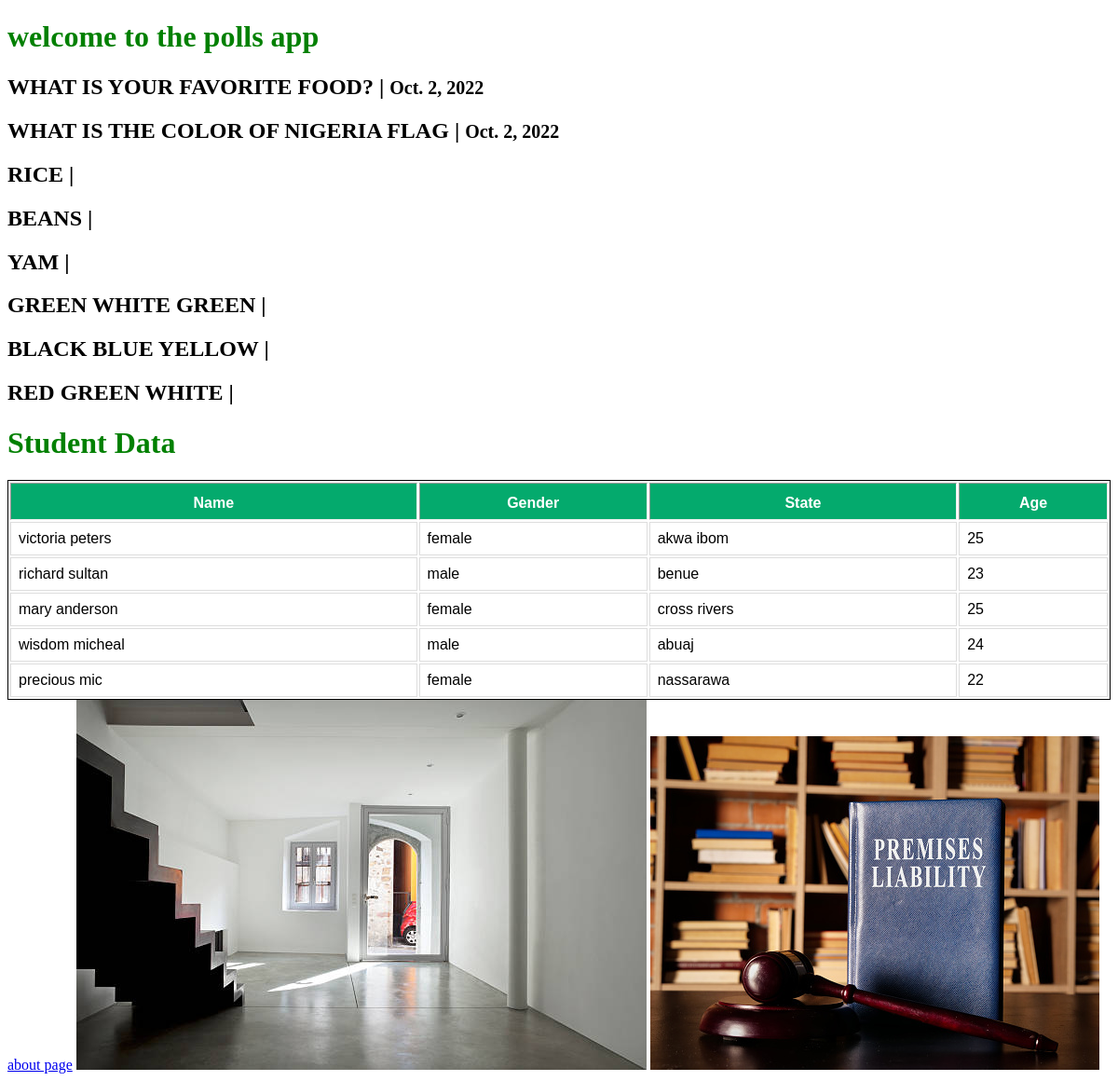
The page / on the database its author committed.
### polls/models.py (models this page shows, shortened)
class Question(models.Model):
    question_text = models.CharField(max_length=200, unique=True)
    pub_date = models.DateTimeField('date published')

class Choice(models.Model):
    question = models.ForeignKey(Question, on_delete=models.CASCADE)
    choice_text = models.CharField(max_length=200)
    votes = models.IntegerField(default=0)

class Student(models.Model):
    Name = models.CharField(max_length=200,)
    Gender = models.CharField(max_length=200)
    State = models.CharField(max_length=200)
    Age_field = models.IntegerField(default=0)

### polls/views.py (the view)
# urls.py: path("", index, name='home'),
def index(request):
    questions = Question.objects.all()
    choices = Choice.objects.all()
    data = Student.objects.all()
    context = {
        'questions': questions,
        'choices': choices,
        'data': data,
    }
    return render(request, "index.html", context)

### templates/index.html (shortened to what this page needs)
<!DOCTYPE html>
{% load static %}
<html lang="en">
<head>
    <link rel="stylesheet" href="{% static 'css/style.css' %}">
</head>
<body>
<h1>welcome to the polls app</h1>
{% if questions %}
    {% for question in questions %}
    <h2>{{ question.question_text.upper }} | <small>{{ question.pub_date.date }}</small></h2>
    {% endfor %}
{% else %}
<p>no polls available.</p>
{% endif %}
{% if choices %}
    {% for choice in choices %}
    <h2>{{ choice.choice_text.upper }} | <small>{{ choice.pub_date.date }}</small></h2>
    {% endfor %}
{% else %}
<p>no polls available.</p>
{% endif %}
<h1>Student Data</h1>
<div class="list">
    {% if data%}
     <table border="1" cellpadding="8px"  >
        <thead>
            <th>Name</th>
            <th>Gender</th>
            <th>State</th>
            <th>Age</th>
        </thead>
         {% for data in data %}
        <tr>
            <td>{{data.Name}}</td>
            <td>{{data.Gender}}</td>
            <td>{{data.State}}</td>
            <td>{{data.Age_field}}</td>
        </tr>
        {% endfor %}
    {% else %}
    <p>cannot display table</p>
    {% endif %}
    </table>
</div>
<a href="{% url 'polls:about' %} ">about page</a>
<img src="{% static 'images/house.jpg' %}" alt="">
<img src="{% static 'images/library.jpg' %}" >
</body>
</html>

### static/css/style.css (style rules this page uses)
h1 { color:green; }
.list table { border: 1px solid; font-family: arial, Helvetica, sans-sarif; width: 100%; }
.list td { border: 1px solid #ddd; padding: 8px; }
.list th { padding-top: 12px; padding-bottom: 12px text-align: left; background-color: #04AA6D; color: white; }

### rows shown on the page
Question: question_text "WHAT IS YOUR FAVORITE FOOD?", pub_date "Oct. 2, 2022"
Question: question_text "WHAT IS THE COLOR OF NIGERIA FLAG", pub_date "Oct. 2, 2022"
Choice: choice_text "RICE"
Choice: choice_text "BEANS"
Choice: choice_text "YAM"
Choice: choice_text "GREEN WHITE GREEN"
Choice: choice_text "BLACK BLUE YELLOW"
Choice: choice_text "RED GREEN WHITE"
Student: Name "victoria peters", Gender "female", State "akwa ibom", Age_field "25"
Student: Name "richard sultan", Gender "male", State "benue", Age_field "23"
Student: Name "mary anderson", Gender "female", State "cross rivers", Age_field "25"
Student: Name "wisdom micheal", Gender "male", State "abuaj", Age_field "24"
Student: Name "precious mic", Gender "female", State "nassarawa", Age_field "22"
